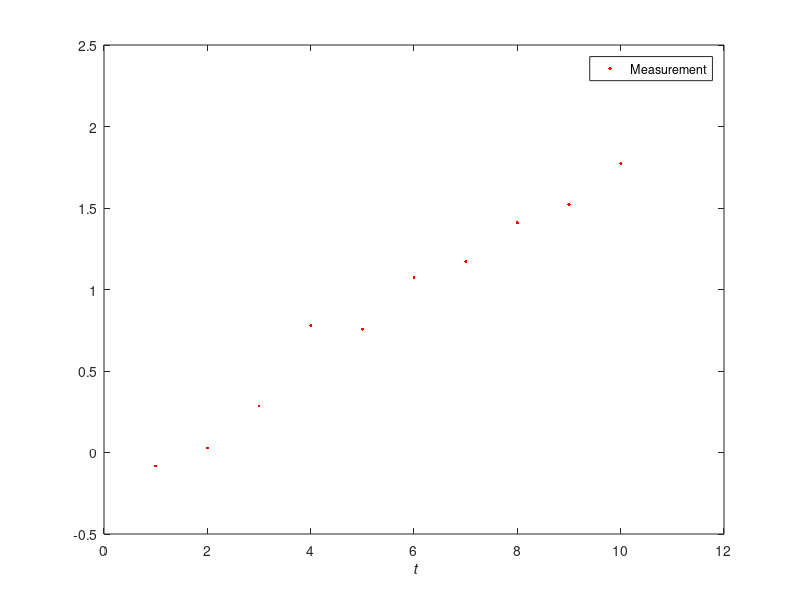

Write MATLAB code to recreate this figure. (Note: this script raises an error after producing the figure.)
%LINREG_DEMO Batch and recursive linear regression

%%
% Simulate data
%

  t = [1 2 3 4 5 6 7 8 9 10];
  y = [-0.083 0.028 0.285 0.780 0.757 1.076 1.173 1.409 1.521 1.773];
  
  sd = 0.1;

  figure(1),clf
  h = plot(t,y,'.');
  
  axis([0 12 -0.5 2.5]);
  
  set(h,'Markersize',7);
  set(h,'LineWidth',4);
  set(h(1),'Color',[1.0 0.0 0.0]);
  
  
  h = legend('Measurement');
  xlabel('{\it t}');
  ylabel('{\it y}','rot',0);

%%
% Batch linear regression

  %solve problem
  m0 = [0;0];
  P0 = 100*eye(2);
  n  = length(y);
  H  = [ones(length(t),1) t'];
  Pb = inv(inv(P0) + 1/sd^2*H'*H);
  mb = Pb*(1/sd^2*H'*y'+P0\m0);
  
  % plot result
  figure(2),clf
  h = plot(t,y,'.',t,mb(1)+mb(2)*t,'-');

  axis([0 12 -0.5 2.5]);
  
  set(h,'Markersize',7);
  set(h(2),'LineWidth',4);
  set(h(1),'Color',[0.0 0.0 0.0]);
  set(h(2),'Color',[0.7 0.7 0.7]);
  
  h = legend('Measurement','Estimate');
  xlabel('{\it t}');
  ylabel('{\it y}','rot',0);
 
%%
% Recursive linear regression
%
  m = m0;
  P = P0;
  MM = zeros(size(m0,1),length(y));
  PP = zeros(size(P0,1),size(P0,1),length(y));
  count = 0;
  figure(3),clf
  text(0,0.5,{'press a key';'to continue'},'fontsize',30)
  axis off
  pause
  for k=1:length(y)
      H = [1 t(k)];
      S = H*P*H'+sd^2;
      K = P*H'/S;
      m = m + K*(y(k)-H*m);
      P = P - K*S*K';
      
      MM(:,k) = m;
      PP(:,:,k) = P;

      HH = [ones(length(t),1) t'];
      VV = diag(HH*P*HH');
      q1 = HH*m+1.96*sqrt(VV);
      q2 = HH*m-1.96*sqrt(VV);
      
      clf;
      p=patch([t fliplr(t)],[q1' fliplr(q2')],1);
      set(p,'FaceColor',[0 1 0])
      hold on;
      h = plot(t,y,'.',t,HH*m,'-',...
               t(1:k),y(1:k),'ko');

      axis([0 12 -0.5 2.5]);
  
      set(h,'linewidth',2);
      set(h,'Markersize',10);
      %set(h(2),'LineWidth',4);
      set(h(2),'LineWidth',1.5);
      set(h(3),'Markersize',10);
      grid on;
      
      pause(0.1);
      drawnow;
  end
  

%%  
% Plot the evolution of estimates
%

  figure(4);clf
  h = plot(t,MM(1,:),'b-',[0 1],[mb(1) mb(1)],'b--',...
           t,MM(2,:),'r-',[0 1],[mb(2) mb(2)],'r--');
  
  set(h,'Markersize',10);
  set(h,'LineWidth',2);
  set(h(1),'Color',[0.0 0.0 0.0]);
  set(h(2),'Color',[0.0 0.0 0.0]);
  set(h(3),'Color',[0.5 0.5 0.5]);
  set(h(4),'Color',[0.5 0.5 0.5]);

  
  h = legend('Recursive E[ {\it\theta}_1 ]','Batch E[ {\it\theta}_1 ]',...
         'Recursive E[ {\it\theta}_2 ]','Batch E[ {\it\theta}_2 ]',...
         'location','northeast');
  
  xlabel('{\it t}');
  

%%  
% Plot the evolution of variances
%

  figure(5),clf
  h = semilogy(t,squeeze(PP(1,1,:)),'b-',[0 1],[Pb(1,1) Pb(1,1)],'b--',...
               t,squeeze(PP(2,2,:)),'r-',[0 1],[Pb(2,2) Pb(2,2)],'r--');

  set(h,'Markersize',10);
  set(h,'LineWidth',2);
  set(h(1:2),'Color',[0.0 0.0 0.0]);
  set(h(3:4),'Color',[0.5 0.5 0.5]);
  
  h = legend('Recursive Var[ {\it\theta}_1 ]','Batch Var[ {\it\theta}_1 ]',...
         'Recursive Var[ {\it\theta}_2 ]','Batch Var[ {\it\theta}_2 ]');     
  
  xlabel('{\it t}');
 
  grid on;